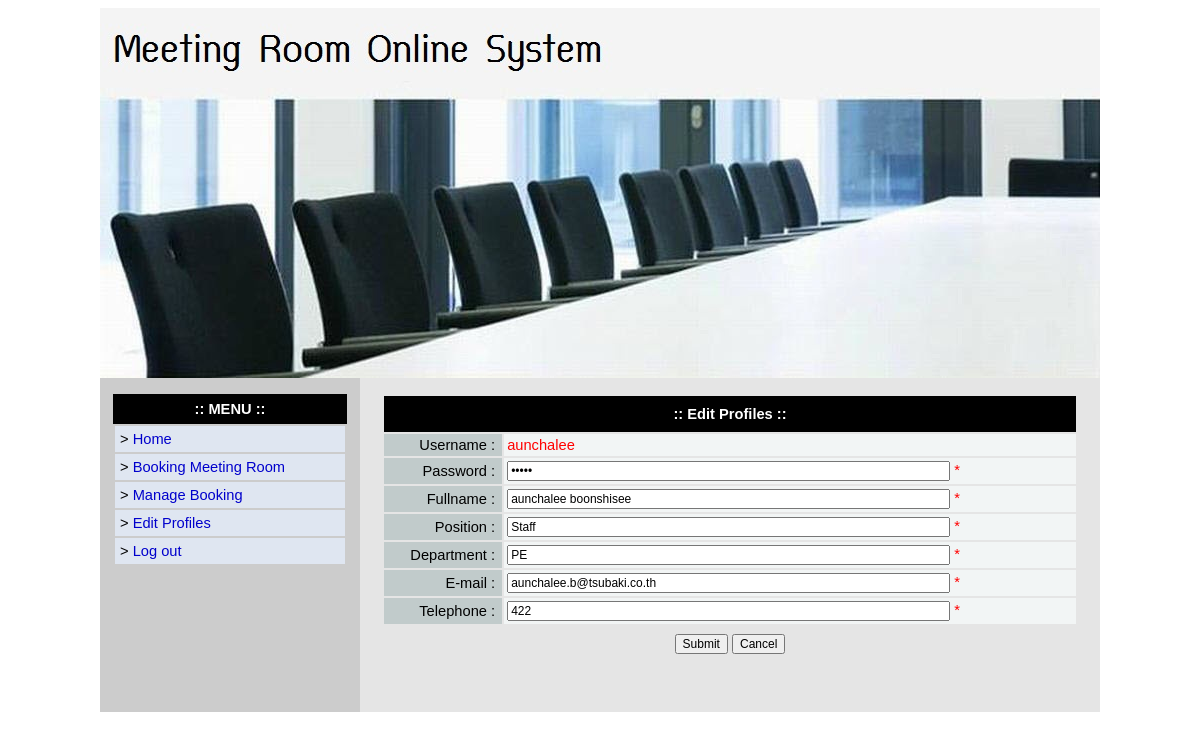
The app's page /user/edit_profile.php (signed in) with its own data.
### tables this page shows
CREATE TABLE `user_tb` (
  `id` int(5) NOT NULL,
  `role` varchar(100) NOT NULL,
  `username` varchar(100) NOT NULL,
  `password` varchar(50) NOT NULL,
  `fullname` varchar(200) NOT NULL,
  `position` varchar(200) NOT NULL,
  `department` varchar(200) NOT NULL,
  `email` varchar(200) NOT NULL,
  `tel` varchar(200) NOT NULL,
  `user_status` varchar(5) NOT NULL
);

### user/edit_profile.php (the view, shortened to what this page needs)
<?php
$username = $_SESSION['username'];
$query = "select * from user_tb where username='$username'";
$result= mysql_query($query);
$row = mysql_fetch_array($result);
?>
<!DOCTYPE html PUBLIC "-//W3C//DTD XHTML 1.0 Transitional//EN" "http://www.w3.org/TR/xhtml1/DTD/xhtml1-transitional.dtd">
<html xmlns="http://www.w3.org/1999/xhtml">
<head>
</head>
<body>
<center>
<table border="0" cellpadding="0" cellspacing="0" width="1000">
  <tbody><tr>
    <td>
<table class="bottom_border" border="0" cellpadding="0" cellspacing="0" width="100%">
  <tbody>
  <tr>
      <td align="center"><img src="../images/meeting_header.jpg"></td>
  </tr>
</tbody>
</table>
</td>
  </tr>
  <tr>
    <td><table border="0" cellpadding="0" cellspacing="0" width="100%">
      <tbody><tr>
        <td class="right_border" bgcolor="#CCCCCC" valign="top" width="15%"><table border="0" cellpadding="0" cellspacing="0" width="260">
          <tbody><tr>
            <td>&nbsp;</td>
          </tr>
          <tr>
            <td>
<table border="0" cellpadding="0" cellspacing="0" width="100%">
  <tbody><tr>
    <td>
<table align="center" border="0" cellpadding="0" cellspacing="0" width="90%">
      <tbody>
        <tr>
        <td bgcolor="#000000" height="30" align="center"><font color="#FFFFFF"><b>:: MENU ::</b></font></td>
        </tr>
      <tr>
        <td><table align="center" border="0" cellpadding="5" cellspacing="2" width="100%">
          <tbody>
          <tr>
            <td bgcolor="#DFE6F1"><div align="left">&gt <a href="index.php">Home</a></div></td>
          </tr>
          <tr>
            <td bgcolor="#DFE6F1"><div align="left">&gt <a href="booking_room.php">Booking Meeting Room</a></div></td>
          </tr>
          <tr>
            <td bgcolor="#DFE6F1"><div align="left">&gt <a href="manage_booking.php">Manage Booking</a></div></td>
          </tr>
          <tr>
            <td bgcolor="#DFE6F1"><div align="left">&gt <a href="edit_profile.php">Edit Profiles</a></div></td>
          </tr>
          <tr>
            <td bgcolor="#DFE6F1"><div align="left">&gt <a href="../logout.php">Log out</a></div></td>
          </tr>
        </tbody></table></td>
        </tr>
    </tbody>
</table>
    </td>
  </tr>
  <tr>
    <td>&nbsp;</td>
  </tr>
</tbody></table>
</td>
          </tr>
        </tbody></table></td>
        <td bgcolor="#E5E5E5" valign="top" width="85%"><table align="center" border="0" cellpadding="0" cellspacing="0" width="95%">
          <tbody><tr>
            <td>&nbsp;</td>
          </tr>
          <tr>
            <td>
<form action="edit_profile_in.php" name="form1" method="post" onsubmit="return checkform(this);">
<table width="99%" border="0" align="center" cellpadding="3" cellspacing="2">
  <tr>
    <td bgcolor="#000000" colspan="2" height="30" align="center"><font color="#FFFFFF"><b>:: Edit Profiles ::</b></font></td>
  </tr>
  <tr>
    <td bgcolor="#C1CBCB"><div align="right">Username :&nbsp;</div></td>
    <td bgcolor="#F2F5F5"><div align="left"><font color="red"><?php echo $username; ?></font></div></td>
  </tr>
  <tr>
    <td bgcolor="#C1CBCB"><div align="right">Password :&nbsp;</div></td>
    <td bgcolor="#F2F5F5"><div align="left"><input name="password" type="password" value="<?php echo $row['password']; ?>" size="60" maxlength="50" /> <font color="red">*</font></div></td>
  </tr>
  <tr>
    <td bgcolor="#C1CBCB"><div align="right">Fullname :&nbsp;</div></td>
    <td bgcolor="#F2F5F5"><div align="left"><input name="fullname" type="text" value="<?php echo $row['fullname']; ?>" size="60" maxlength="200" /> <font color="red">*</font></div></td>
  </tr>
  <tr>
    <td bgcolor="#C1CBCB"><div align="right">Position :&nbsp;</div></td>
    <td bgcolor="#F2F5F5"><div align="left"><input name="position" type="text" value="<?php echo $row['position']; ?>" size="60" maxlength="200" /> <font color="red">*</font></div></td>
  </tr>
  <tr>
    <td bgcolor="#C1CBCB"><div align="right">Department :&nbsp;</div></td>
    <td bgcolor="#F2F5F5"><div align="left"><input name="department" type="text" value="<?php echo $row['department']; ?>" size="60" maxlength="200" /> <font color="red">*</font></div></td>
  </tr>
  <tr>
    <td bgcolor="#C1CBCB"><div align="right">E-mail :&nbsp;</div></td>
    <td bgcolor="#F2F5F5"><div align="left"><input name="email" type="text" value="<?php echo $row['email']; ?>" size="60" maxlength="200" /> <font color="red">*</font></div></td>
  </tr>
  <tr>
    <td bgcolor="#C1CBCB"><div align="right">Telephone :&nbsp;</div></td>
    <td bgcolor="#F2F5F5"><div align="left"><input name="tel" type="text" value="<?php echo $row['tel']; ?>" size="60" maxlength="200" /> <font color="red">*</font></div></td>
  </tr>
  <tr>
    <td colspan="2" height="30" align="center"><input name="submit_bt" value="Submit" type="submit"> <input name="reset_bt" value="Cancel" type="reset"></td>
  </tr>
</table>
</form>
<br></td>
          </tr>
          <tr>
            <td>&nbsp;</td>
          </tr>
          <tr>
            <td>&nbsp;</td>
          </tr>
        </tbody></table></td>
      </tr>
      <tr>
        <td colspan="2">
<table border="0" cellpadding="0" cellspacing="0" height="10" width="100%">
  <tbody><tr>
    <td></td>
  </tr>
</tbody>
</table>
</td>
        </tr>
    </tbody></table></td>
  </tr>
</tbody></table>
</center>
</body>
</html>

### user/edit_profile.php (style rules this page uses)
A:link { color: #0000cc; text-decoration:none }
input, textarea { font-family: Arial, Helvetica, sans-serif; font-size: 9pt; }
b { font-family: Arial, Helvetica, sans-serif; font-size: 11pt; }
font, td { font-family: Arial, Helvetica, sans-serif; font-size: 11pt; }
BODY { font-size: 9pt; font-family: Arial, Helvetica, sans-serif; }

### records on screen
user_tb: fullname "aunchalee boonshisee", position "Staff", department "PE", email "aunchalee.b@tsubaki.co.th", tel "422"

### other values on screen
$username "aunchalee"
